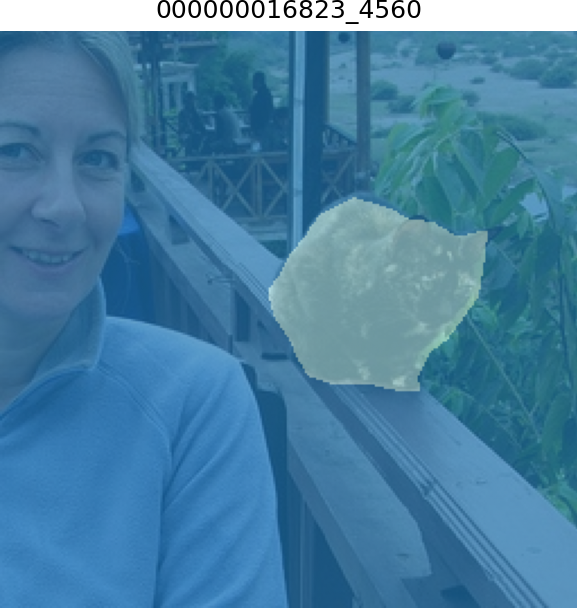
#> input picture practicum_work/overlays/train/000000016823_4560_overlay.png, 577 x 608 px; its folder holds only this picture in this run
$ python data_stats.py
#> lines starting #> are read from the running program, lines starting #| are printed output that depends on the picture
#!/usr/bin/env python
"""
dataset_stats_segmentation.py

Анализ сегментационного датасета:
- баланс классов (по пикселям);
- размеры изображений;
- (опционально) размеры объектов по классам.

Датасет:
data/
  img/
    train/, val/, test/
  labels/
    train/, val/, test/
"""

import argparse
from pathlib import Path
from collections import Counter, defaultdict

import numpy as np
from PIL import Image

try:
    from skimage.measure import label as cc_label, regionprops
    HAS_SKIMAGE = True
except ImportError:
    HAS_SKIMAGE = False


IMAGE_EXTS = {'.jpg', '.jpeg', '.png', '.bmp', '.tif', '.tiff'}
MASK_EXTS = IMAGE_EXTS


def list_files_by_stem(root: Path, exts: set[str]) -> dict[str, Path]:
    if not root.exists():
        return {}
    files = []
    for p in root.iterdir():
        if p.is_file() and p.suffix.lower() in exts:
            files.append(p)
    return {p.stem: p for p in files}


def get_pairs_for_split(
    data_root: Path,
    split: str,
    img_dirname: str = 'img',
    mask_dirname: str = 'labels',
):
    img_dir = data_root / img_dirname / split
    mask_dir = data_root / mask_dirname / split

    print(f'Поиск изображений и масок в {img_dir} и {mask_dir}')
    img_map = list_files_by_stem(img_dir, IMAGE_EXTS)
    mask_map = list_files_by_stem(mask_dir, MASK_EXTS)

    common_stems = sorted(set(img_map.keys()) & set(mask_map.keys()))
    pairs = [(img_map[s], mask_map[s]) for s in common_stems]
    return pairs


def analyze_split(
    split: str,
    pairs,
    ignore_label: int | None = 255,
    background_label: int | None = 0,
    max_images: int | None = None,
    objects: bool = False,
):
#> called with split = 'train', ignore_label = 255, background_label = 0, objects = False
    print(f'\n=== Статистика по split={split} ===')

    if max_images is not None and len(pairs) > max_images:
        pairs = pairs[:max_images]
        print(f'Ограничиваемся первыми {len(pairs)} изображениями для анализа.')

    if not pairs:
        print('Нет пар изображение-маска, анализ невозможен.')
        return

    class_counts = Counter()
    widths, heights = [], []
    obj_areas = defaultdict(list) if objects and HAS_SKIMAGE else None

    for img_path, mask_path in pairs:
        mask = np.array(Image.open(mask_path))
#> mask is the input picture: shape (608, 577, 4); mean R, G, B, A 71.1, 127.4, 162.5, 255

        # Если маска RGB, возьмём один канал (часто сегментационные маски хранятся в 1 канале). :contentReference[oaicite:2]{index=2}
        if mask.ndim == 3:
            mask = mask[:, :, 0]
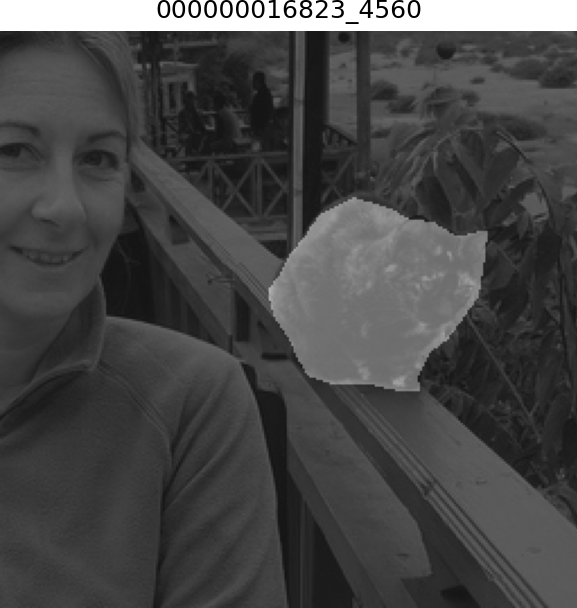
#> mask: shape (608, 577); min 0, max 255, mean 71.1

        h, w = mask.shape[:2]
#> h = 608; w = 577
        heights.append(h)
        widths.append(w)

        labels, counts = np.unique(mask, return_counts=True)
#> labels = 254 values from 0 to 255; counts = 254 values, max 15676 at index 253, min 1 at index 183, mean 1381.2
        for lab, cnt in zip(labels, counts):
            lab = int(lab)
            if ignore_label is not None and lab == ignore_label:
                continue
            class_counts[lab] += int(cnt)
#> this loop made 254 passes
#> cnt on passes 1 to 3: 754, 14, 12
#> after the loop, class_counts = 253 items

        if objects and HAS_SKIMAGE:
            # для каждого класса (кроме background и ignore) считаем connected components
            for lab in labels:
                lab = int(lab)
                if ignore_label is not None and lab == ignore_label:
                    continue
                if background_label is not None and lab == background_label:
                    continue
                binary = (mask == lab)
                if not np.any(binary):
                    continue
                labeled = cc_label(binary)
                for region in regionprops(labeled):
                    obj_areas[lab].append(region.area)

    # Размеры изображений
    widths = np.array(widths)
#> widths = [577]
    heights = np.array(heights)
#> heights = [608]

    print(f'Всего изображений: {len(pairs)}')
    print(f'Ширина  (px): min={widths.min()}, max={widths.max()}, mean={widths.mean():.1f}')
#| Ширина  (px): min=577, max=577, mean=577.0
    print(f'Высота  (px): min={heights.min()}, max={heights.max()}, mean={heights.mean():.1f}')
#| Высота  (px): min=608, max=608, mean=608.0

    # Частоты уникальных разрешений
    from collections import Counter as Cnt
    res_counter = Cnt(zip(widths, heights))
#> res_counter = {(577, 608): 1}
    print('Топ 5 самых частых разрешений (width x height: count):')
    for (w, h), c in res_counter.most_common(5):
        print(f'  {w} x {h}: {c}')

    # Баланс классов
    if not class_counts:
        print('Не найдено ни одного пикселя классов (кроме ignore).')
        return

    total_pixels = sum(class_counts.values())
#> total_pixels = 335140
    print(f'\nКлассов (исключая ignore={ignore_label}): {len(class_counts)}')
#| Классов (исключая ignore=255): 253
    print('ID класса | пикселей      | доля, %')
    print('----------+---------------+--------')
    for lab in sorted(class_counts.keys()):
        cnt = class_counts[lab]
        pct = 100.0 * cnt / total_pixels
        print(f'{lab:9d} | {cnt:13d} | {pct:6.2f}')
#> this loop made 253 passes
#> (cnt, pct) on passes 1 to 3: (754, 0.225), (14, 0.00418), (12, 0.00358)
#|         0 |           754 |   0.22
#|         1 |            14 |   0.00
#|         2 |            12 |   0.00
#|         3 |            10 |   0.00
#|         4 |            11 |   0.00
#|         5 |            14 |   0.00
#|         6 |            21 |   0.01
#|         7 |            13 |   0.00
#> (further printed lines are left out)

    # Статистика по объектам
    if objects:
        if not HAS_SKIMAGE:
            print('\nscikit-image не установлен, пропускаем статистику по объектам.')
        else:
            if not obj_areas:
                print('\nОбъекты не найдены (все маски пустые или только background).')
            else:
                print('\nСтатистика по размерам объектов (в пикселях):')
                for lab in sorted(obj_areas.keys()):
                    arr = np.array(obj_areas[lab])
                    print(f'Класс {lab}: '
                          f'кол-во объектов={len(arr)}, '
                          f'min={arr.min()}, '
                          f'median={np.median(arr):.1f}, '
                          f'mean={arr.mean():.1f}, '
                          f'p90={np.percentile(arr, 90):.1f}, '
                          f'max={arr.max()}')


def parse_args():
    parser = argparse.ArgumentParser(
        description='Статистика сегментационного датасета (классы, размеры, объекты)'
    )
    parser.add_argument(
        '--data-root',
        type=str,
        default='data',
        help='Корень датасета (по умолчанию ./data)',
    )
    parser.add_argument(
        '--splits',
        nargs='+',
        default=['train', 'val', 'test'],
        help='Список сплитов для анализа',
    )
    parser.add_argument(
        '--img-dirname',
        type=str,
        default='img',
        help='Подпапка с изображениями внутри data_root',
    )
    parser.add_argument(
        '--mask-dirname',
        type=str,
        default='labels',
        help='Подпапка с масками внутри data_root',
    )
    parser.add_argument(
        '--ignore-label',
        type=int,
        default=255,
        help='ID ignore-класса, который исключаем из статистики (например 255). '
             'Если не нужно игнорировать, передай --ignore-label -1',
    )
    parser.add_argument(
        '--background-label',
        type=int,
        default=0,
        help='ID фона (background), который можно исключать из объектной статистики.',
    )
    parser.add_argument(
        '--max-images',
        type=int,
        default=None,
        help='Максимальное количество изображений на сплит для анализа (для ускорения).',
    )
    parser.add_argument(
        '--objects',
        action='store_true',
        help='Считать статистику по объектам (connected components, требует scikit-image).',
    )
    return parser.parse_args()


def main():
    args = parse_args()
    data_root = Path(args.data_root)

    for split in args.splits:
        pairs = get_pairs_for_split(
            data_root=data_root,
            split=split,
            img_dirname=args.img_dirname,
            mask_dirname=args.mask_dirname,
        )
        analyze_split(
            split=split,
            pairs=pairs,
            ignore_label=None if args.ignore_label < 0 else args.ignore_label,
            background_label=args.background_label,
            max_images=args.max_images,
            objects=args.objects,
        )

    print('\nАнализ завершён.')


if __name__ == '__main__':
    main()
